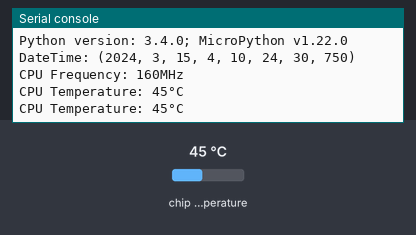
Recording of a program running on a simulated ESP32 board running MicroPython. On the bench: the last lines printed to the serial console. The inputs (shaded band) are chosen by the test bench; at power-on: chip temperature 45 °C. The clock reads 2024-03-15 10:24:30 at power-on unless the program sets it.

Above: at 1.2 s.
1.3 s: chip temperature set to 21 °C
At 2.6 s:
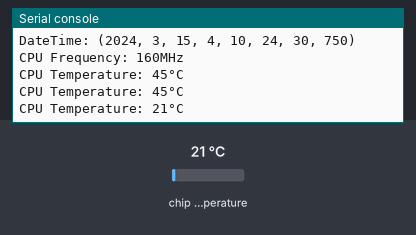
2.8 s: chip temperature set to 35 °C
At 3.7 s:
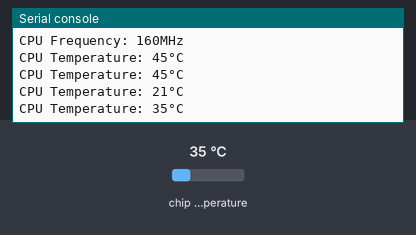
Timing chart, 0 to 5.8 s (numbered marks = the images above; inputs shaded):
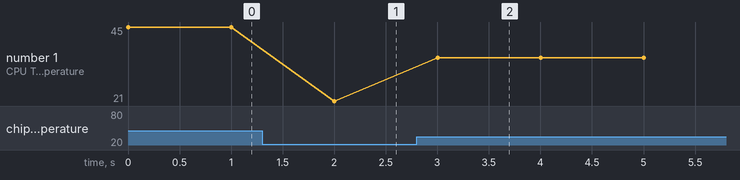

Measured:
- after the input at 1.3 s, the serial console: prints a new line after 0.70 s (image 1)
- after the input at 2.8 s, the serial console: prints a new line after 0.20 s (image 2)
- plotted number 1: 45 → 21 after the input at 1.3 s, 21 → 35 after the input at 2.8 s

The program:

machine_info.py
```python
import time
import machine
import esp32
import sys

def convert_fahrenheit_to_celsius(fahrenheit):
    celsius = float(fahrenheit - 32) * 5 / 9
    return celsius

machine.freq(160000000)
print(f"Python version: {sys.version}")
rtc = machine.RTC()
print(f"DateTime: {rtc.datetime()}")
print(f"CPU Frequency: {machine.freq() // 1000000}MHz")
while True:
    print(f"CPU Temperature: {int(convert_fahrenheit_to_celsius(esp32.raw_temperature()))}°C")
    time.sleep(1)
```
